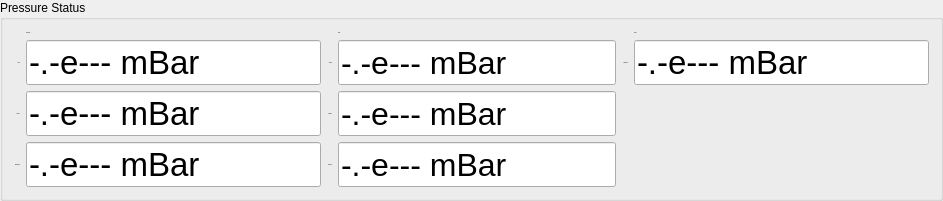
       <widget class="QGroupBox" name="PressureStatus">
        <property name="title">
         <string>Pressure Status</string>
        </property>
        <layout class="QGridLayout" name="gridLayout_3">
         <item row="3" column="0">
          <widget class="QLabel" name="label_18">
           <property name="font">
            <font>
             <family>Ubuntu Condensed</family>
             <pointsize>-1</pointsize>
            </font>
           </property>
           <property name="text">
            <string>Reference:</string>
           </property>
           <property name="alignment">
            <set>Qt::AlignRight|Qt::AlignTrailing|Qt::AlignVCenter</set>
           </property>
          </widget>
         </item>
         <item row="2" column="0">
          <widget class="QLabel" name="label_17">
           <property name="font">
            <font>
             <family>Ubuntu Condensed</family>
             <pointsize>-1</pointsize>
            </font>
           </property>
           <property name="text">
            <string>Mirror:</string>
           </property>
           <property name="alignment">
            <set>Qt::AlignRight|Qt::AlignTrailing|Qt::AlignVCenter</set>
           </property>
          </widget>
         </item>
         <item row="3" column="2">
          <widget class="QLabel" name="label_27">
           <property name="font">
            <font>
             <family>Ubuntu Condensed</family>
             <pointsize>-1</pointsize>
            </font>
           </property>
           <property name="text">
            <string>Grating:</string>
           </property>
           <property name="alignment">
            <set>Qt::AlignRight|Qt::AlignTrailing|Qt::AlignVCenter</set>
           </property>
          </widget>
         </item>
         <item row="1" column="0">
          <widget class="QLabel" name="label_13">
           <property name="font">
            <font>
             <family>Ubuntu Condensed</family>
             <pointsize>-1</pointsize>
            </font>
           </property>
           <property name="text">
            <string>HHG:</string>
           </property>
           <property name="alignment">
            <set>Qt::AlignRight|Qt::AlignTrailing|Qt::AlignVCenter</set>
           </property>
          </widget>
         </item>
         <item row="2" column="2">
          <widget class="QLabel" name="label_20">
           <property name="font">
            <font>
             <family>Ubuntu Condensed</family>
             <pointsize>-1</pointsize>
            </font>
           </property>
           <property name="text">
            <string>Sample:</string>
           </property>
           <property name="alignment">
            <set>Qt::AlignRight|Qt::AlignTrailing|Qt::AlignVCenter</set>
           </property>
          </widget>
         </item>
         <item row="1" column="2">
          <widget class="QLabel" name="label_22">
           <property name="font">
            <font>
             <family>Ubuntu Condensed</family>
             <pointsize>-1</pointsize>
            </font>
           </property>
           <property name="text">
            <string>Toroid:</string>
           </property>
           <property name="alignment">
            <set>Qt::AlignRight|Qt::AlignTrailing|Qt::AlignVCenter</set>
           </property>
          </widget>
         </item>
         <item row="1" column="5">
          <widget class="caLineEdit" name="calineedit_51">
           <property name="sizePolicy">
            <sizepolicy hsizetype="MinimumExpanding" vsizetype="Preferred">
             <horstretch>0</horstretch>
             <verstretch>0</verstretch>
            </sizepolicy>
           </property>
           <property name="font">
            <font>
             <family>Ubuntu</family>
             <pointsize>25</pointsize>
             <weight>50</weight>
             <italic>false</italic>
             <bold>false</bold>
            </font>
           </property>
           <property name="autoFillBackground">
            <bool>false</bool>
           </property>
           <property name="text">
            <string>-.-e--- mBar</string>
           </property>
           <property name="alignment">
            <set>Qt::AlignLeading|Qt::AlignLeft|Qt::AlignVCenter</set>
           </property>
           <property name="readOnly">
            <bool>true</bool>
           </property>
           <property name="channel" stdset="0">
            <string notr="true">PR:IMAG:SENS1:RP</string>
           </property>
           <property name="foreground">
            <color>
             <red>0</red>
             <green>255</green>
             <blue>0</blue>
            </color>
           </property>
           <property name="background">
            <color alpha="0">
             <red>120</red>
             <green>120</green>
             <blue>120</blue>
            </color>
           </property>
           <property name="colorMode">
            <enum>caLineEdit::Alarm_Static</enum>
           </property>
           <property name="precision">
            <number>1</number>
           </property>
           <property name="precisionMode">
            <enum>caLineEdit::User</enum>
           </property>
           <property name="unitsEnabled">
            <bool>true</bool>
           </property>
           <property name="formatType">
            <enum>caLineEdit::exponential</enum>
           </property>
          </widget>
         </item>
         <item row="1" column="4">
          <widget class="QLabel" name="label_25">
           <property name="font">
            <font>
             <family>Ubuntu Condensed</family>
             <pointsize>-1</pointsize>
            </font>
           </property>
           <property name="text">
            <string>Chamber:</string>
           </property>
           <property name="alignment">
            <set>Qt::AlignRight|Qt::AlignTrailing|Qt::AlignVCenter</set>
           </property>
          </widget>
         </item>
         <item row="1" column="1">
          <widget class="caLineEdit" name="calineedit_36">
           <property name="sizePolicy">
            <sizepolicy hsizetype="MinimumExpanding" vsizetype="Preferred">
             <horstretch>0</horstretch>
             <verstretch>0</verstretch>
            </sizepolicy>
           </property>
           <property name="font">
            <font>
             <family>Ubuntu</family>
             <pointsize>25</pointsize>
             <weight>50</weight>
             <italic>false</italic>
             <bold>false</bold>
            </font>
           </property>
           <property name="autoFillBackground">
            <bool>false</bool>
           </property>
           <property name="text">
            <string>-.-e--- mBar</string>
           </property>
           <property name="alignment">
            <set>Qt::AlignLeading|Qt::AlignLeft|Qt::AlignVCenter</set>
           </property>
           <property name="readOnly">
            <bool>true</bool>
           </property>
           <property name="channel" stdset="0">
            <string notr="true">PR:FRONTEND:HHG:RP</string>
           </property>
           <property name="foreground">
            <color>
             <red>0</red>
             <green>255</green>
             <blue>0</blue>
            </color>
           </property>
           <property name="background">
            <color alpha="0">
             <red>255</red>
             <green>255</green>
             <blue>255</blue>
            </color>
           </property>
           <property name="colorMode">
            <enum>caLineEdit::Alarm_Static</enum>
           </property>
           <property name="precision">
            <number>1</number>
           </property>
           <property name="precisionMode">
            <enum>caLineEdit::User</enum>
           </property>
           <property name="unitsEnabled">
            <bool>true</bool>
           </property>
           <property name="formatType">
            <enum>caLineEdit::exponential</enum>
           </property>
          </widget>
         </item>
         <item row="2" column="1">
          <widget class="caLineEdit" name="calineedit_45">
           <property name="sizePolicy">
            <sizepolicy hsizetype="MinimumExpanding" vsizetype="Preferred">
             <horstretch>0</horstretch>
             <verstretch>0</verstretch>
            </sizepolicy>
           </property>
           <property name="font">
            <font>
             <family>Ubuntu</family>
             <pointsize>25</pointsize>
             <weight>50</weight>
             <italic>false</italic>
             <bold>false</bold>
            </font>
           </property>
           <property name="autoFillBackground">
            <bool>false</bool>
           </property>
           <property name="text">
            <string>-.-e--- mBar</string>
           </property>
           <property name="alignment">
            <set>Qt::AlignLeading|Qt::AlignLeft|Qt::AlignVCenter</set>
           </property>
           <property name="readOnly">
            <bool>true</bool>
           </property>
           <property name="channel" stdset="0">
            <string notr="true">PR:FRONTEND:MIRROR:RP</string>
           </property>
           <property name="foreground">
            <color>
             <red>0</red>
             <green>255</green>
             <blue>0</blue>
            </color>
           </property>
           <property name="background">
            <color alpha="0">
             <red>120</red>
             <green>120</green>
             <blue>120</blue>
            </color>
           </property>
           <property name="colorMode">
            <enum>caLineEdit::Alarm_Static</enum>
           </property>
           <property name="precision">
            <number>1</number>
           </property>
           <property name="precisionMode">
            <enum>caLineEdit::User</enum>
           </property>
           <property name="unitsEnabled">
            <bool>true</bool>
           </property>
           <property name="formatType">
            <enum>caLineEdit::exponential</enum>
           </property>
          </widget>
         </item>
         <item row="3" column="1">
          <widget class="caLineEdit" name="calineedit_46">
           <property name="sizePolicy">
            <sizepolicy hsizetype="MinimumExpanding" vsizetype="Preferred">
             <horstretch>0</horstretch>
             <verstretch>0</verstretch>
            </sizepolicy>
           </property>
           <property name="font">
            <font>
             <family>Ubuntu</family>
             <pointsize>25</pointsize>
             <weight>50</weight>
             <italic>false</italic>
             <bold>false</bold>
            </font>
           </property>
           <property name="autoFillBackground">
            <bool>false</bool>
           </property>
           <property name="text">
            <string>-.-e--- mBar</string>
           </property>
           <property name="alignment">
            <set>Qt::AlignLeading|Qt::AlignLeft|Qt::AlignVCenter</set>
           </property>
           <property name="readOnly">
            <bool>true</bool>
           </property>
           <property name="channel" stdset="0">
            <string notr="true">PR:FRONTEND:REFERENCE:RP</string>
           </property>
           <property name="foreground">
            <color>
             <red>0</red>
             <green>255</green>
             <blue>0</blue>
            </color>
           </property>
           <property name="background">
            <color alpha="0">
             <red>255</red>
             <green>255</green>
             <blue>255</blue>
            </color>
           </property>
           <property name="colorMode">
            <enum>caLineEdit::Alarm_Static</enum>
           </property>
           <property name="precision">
            <number>1</number>
           </property>
           <property name="precisionMode">
            <enum>caLineEdit::User</enum>
           </property>
           <property name="unitsEnabled">
            <bool>true</bool>
           </property>
           <property name="formatType">
            <enum>caLineEdit::exponential</enum>
           </property>
          </widget>
         </item>
         <item row="1" column="3">
          <widget class="caLineEdit" name="calineedit_48">
           <property name="sizePolicy">
            <sizepolicy hsizetype="MinimumExpanding" vsizetype="Preferred">
             <horstretch>0</horstretch>
             <verstretch>0</verstretch>
            </sizepolicy>
           </property>
           <property name="font">
            <font>
             <family>Ubuntu</family>
             <pointsize>24</pointsize>
             <weight>50</weight>
             <italic>false</italic>
             <bold>false</bold>
            </font>
           </property>
           <property name="autoFillBackground">
            <bool>false</bool>
           </property>
           <property name="text">
            <string>-.-e--- mBar</string>
           </property>
           <property name="alignment">
            <set>Qt::AlignLeading|Qt::AlignLeft|Qt::AlignVCenter</set>
           </property>
           <property name="readOnly">
            <bool>true</bool>
           </property>
           <property name="channel" stdset="0">
            <string notr="true">PR:SPEC:TOROID:RP</string>
           </property>
           <property name="foreground">
            <color>
             <red>0</red>
             <green>255</green>
             <blue>0</blue>
            </color>
           </property>
           <property name="background">
            <color alpha="0">
             <red>255</red>
             <green>255</green>
             <blue>255</blue>
            </color>
           </property>
           <property name="colorMode">
            <enum>caLineEdit::Alarm_Static</enum>
           </property>
           <property name="precision">
            <number>1</number>
           </property>
           <property name="precisionMode">
            <enum>caLineEdit::User</enum>
           </property>
           <property name="unitsEnabled">
            <bool>true</bool>
           </property>
           <property name="formatType">
            <enum>caLineEdit::exponential</enum>
           </property>
          </widget>
         </item>
         <item row="2" column="3">
          <widget class="caLineEdit" name="calineedit_49">
           <property name="sizePolicy">
            <sizepolicy hsizetype="MinimumExpanding" vsizetype="Preferred">
             <horstretch>0</horstretch>
             <verstretch>0</verstretch>
            </sizepolicy>
           </property>
           <property name="font">
            <font>
             <family>Ubuntu</family>
             <pointsize>24</pointsize>
             <weight>50</weight>
             <italic>false</italic>
             <bold>false</bold>
            </font>
           </property>
           <property name="autoFillBackground">
            <bool>false</bool>
           </property>
           <property name="text">
            <string>-.-e--- mBar</string>
           </property>
           <property name="alignment">
            <set>Qt::AlignLeading|Qt::AlignLeft|Qt::AlignVCenter</set>
           </property>
           <property name="readOnly">
            <bool>true</bool>
           </property>
           <property name="channel" stdset="0">
            <string notr="true">PR:SPEC:SAMPLE:RP</string>
           </property>
           <property name="foreground">
            <color>
             <red>0</red>
             <green>255</green>
             <blue>0</blue>
            </color>
           </property>
           <property name="background">
            <color alpha="0">
             <red>255</red>
             <green>255</green>
             <blue>255</blue>
            </color>
           </property>
           <property name="colorMode">
            <enum>caLineEdit::Alarm_Static</enum>
           </property>
           <property name="precision">
            <number>1</number>
           </property>
           <property name="precisionMode">
            <enum>caLineEdit::User</enum>
           </property>
           <property name="unitsEnabled">
            <bool>true</bool>
           </property>
           <property name="formatType">
            <enum>caLineEdit::exponential</enum>
           </property>
          </widget>
         </item>
         <item row="3" column="3">
          <widget class="caLineEdit" name="calineedit_50">
           <property name="sizePolicy">
            <sizepolicy hsizetype="MinimumExpanding" vsizetype="Preferred">
             <horstretch>0</horstretch>
             <verstretch>0</verstretch>
            </sizepolicy>
           </property>
           <property name="font">
            <font>
             <family>Ubuntu</family>
             <pointsize>24</pointsize>
             <weight>50</weight>
             <italic>false</italic>
             <bold>false</bold>
            </font>
           </property>
           <property name="autoFillBackground">
            <bool>false</bool>
           </property>
           <property name="text">
            <string>-.-e--- mBar</string>
           </property>
           <property name="alignment">
            <set>Qt::AlignLeading|Qt::AlignLeft|Qt::AlignVCenter</set>
           </property>
           <property name="readOnly">
            <bool>true</bool>
           </property>
           <property name="channel" stdset="0">
            <string notr="true">PR:SPEC:GRATING:RP</string>
           </property>
           <property name="foreground">
            <color>
             <red>0</red>
             <green>255</green>
             <blue>0</blue>
            </color>
           </property>
           <property name="background">
            <color alpha="0">
             <red>255</red>
             <green>255</green>
             <blue>255</blue>
            </color>
           </property>
           <property name="colorMode">
            <enum>caLineEdit::Alarm_Static</enum>
           </property>
           <property name="precision">
            <number>1</number>
           </property>
           <property name="precisionMode">
            <enum>caLineEdit::User</enum>
           </property>
           <property name="unitsEnabled">
            <bool>true</bool>
           </property>
           <property name="formatType">
            <enum>caLineEdit::exponential</enum>
           </property>
          </widget>
         </item>
         <item row="0" column="1">
          <widget class="QLabel" name="label_19">
           <property name="sizePolicy">
            <sizepolicy hsizetype="MinimumExpanding" vsizetype="Preferred">
             <horstretch>0</horstretch>
             <verstretch>0</verstretch>
            </sizepolicy>
           </property>
           <property name="font">
            <font>
             <family>Ubuntu Condensed</family>
             <pointsize>-1</pointsize>
            </font>
           </property>
           <property name="text">
            <string>Frontend</string>
           </property>
          </widget>
         </item>
         <item row="0" column="3">
          <widget class="QLabel" name="label_21">
           <property name="sizePolicy">
            <sizepolicy hsizetype="MinimumExpanding" vsizetype="Preferred">
             <horstretch>0</horstretch>
             <verstretch>0</verstretch>
            </sizepolicy>
           </property>
           <property name="font">
            <font>
             <family>Ubuntu Condensed</family>
             <pointsize>-1</pointsize>
            </font>
           </property>
           <property name="text">
            <string>Spec.</string>
           </property>
          </widget>
         </item>
         <item row="0" column="5">
          <widget class="QLabel" name="label_23">
           <property name="sizePolicy">
            <sizepolicy hsizetype="MinimumExpanding" vsizetype="Preferred">
             <horstretch>0</horstretch>
             <verstretch>0</verstretch>
            </sizepolicy>
           </property>
           <property name="font">
            <font>
             <family>Ubuntu Condensed</family>
             <pointsize>-1</pointsize>
            </font>
           </property>
           <property name="text">
            <string>Imag.</string>
           </property>
          </widget>
         </item>
        </layout>
       </widget>
